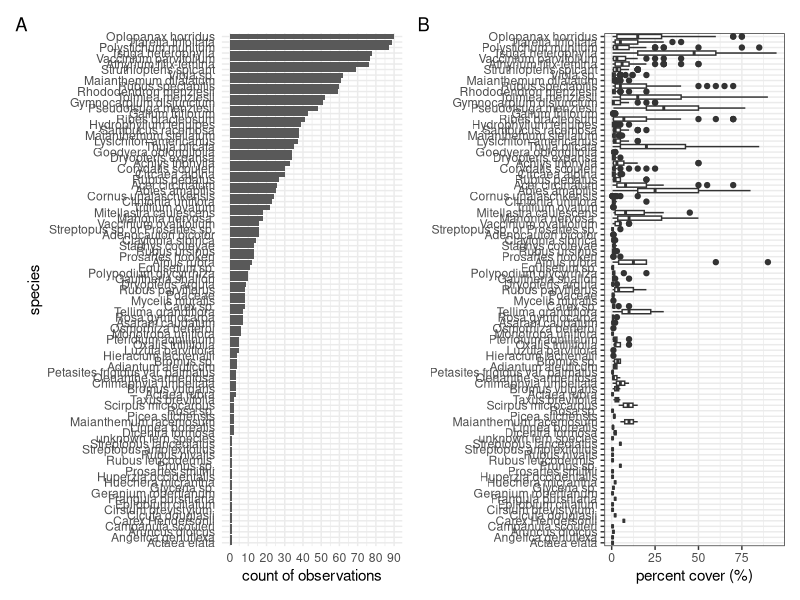

Generate this figure with R:
## ---- chunk 1
#| label: load-packages
#| warning: false
#| echo: false

# load relevant packages
library(tidyverse) #for wrangling and plotting
library(patchwork) # for multipanel plotting

#load data for publication
spcover_q<-read_csv("data/spcover.csv")


## ---- chunk 2
#| echo: false
n_plots <-spcover_q  %>%  
  select(plot_id)   %>% 
  n_distinct() 

n_obs <-spcover_q  %>%  
  select(observation_date.only)   %>% 
  n_distinct() 

n_reaches <-spcover_q  %>%  
  select(reach)   %>% 
  n_distinct() 

name_reach<-spcover_q  %>%  
  select(reach, plot_id)   %>% 
  unique() %>% 
  group_by( reach) %>% 
  summarise(freq = n()) %>% 
  filter(freq != 24) %>% 
  pull(reach)

num_reach<-spcover_q  %>%  
  select(reach, plot_id)   %>% 
  unique() %>% 
  group_by( reach) %>% 
  summarise(freq = n()) %>% 
  filter(freq != 24) %>% 
  pull(freq)
## ---- chunk 3
#| echo: false
n_species <-spcover_q  %>%  
  select(species_code)   %>% 
  n_distinct() 

n_treesp <-spcover_q  %>%  
  filter(vegetation_type == "tree") %>% 
  select(species_code)   %>% 
  n_distinct() 

spec_arranged<-spcover_q %>% 
  group_by(scientific_name) %>%
  summarise(freq = n()) %>% 
  drop_na() %>%
  arrange(freq) %>% 
  pull(scientific_name)



## ---- chunk 4
#| label: fig-freq-cov
#| fig-width: 7.5
#| fig-cap: The frequency each plant species was observed across the 93 surveyed plots (A), alongside the median, first and third quantile of each observation (B). 
#| echo: false

p1<-spcover_q %>% 
  group_by(scientific_name) %>%
  summarise(freq = n()) %>% 
  drop_na() %>% 
  ggplot(aes(x = reorder(scientific_name, freq), y = freq)) +
  geom_bar(stat = "identity") + 
  labs(y = "count of observations",
       x = NULL) + 
  scale_y_continuous(breaks=seq(0,100,by=5))+
  coord_flip() + 
  theme_minimal() + 
  scale_y_continuous(breaks=seq(0,100,by=10)) + 
  labs(y = "count of observations",
       x = "species")

p2 <-ggplot(spcover_q %>% 
         drop_na(scientific_name) %>% 
         mutate(scientific_name = fct_relevel(scientific_name, spec_arranged)),
       aes(x = scientific_name,  y = percent_cover_num)) + 
  geom_boxplot() +
  coord_flip() +
  labs(y = "percent cover (%)",
       x = "species") +
  theme_bw() +
  labs(y = "percent cover (%)",
                x = NULL)
p1 + p2 + plot_annotation(tag_levels = "A")
